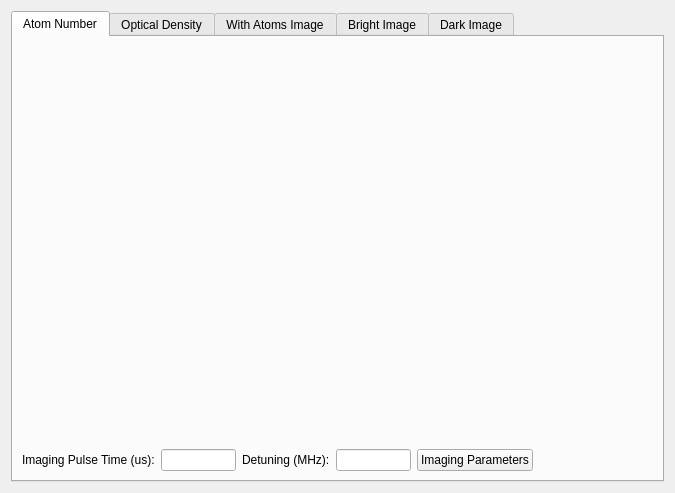
<?xml version="1.0" encoding="UTF-8"?>
<ui version="4.0">
 <class>AbsorptionViewWidget</class>
 <widget class="QWidget" name="AbsorptionViewWidget">
  <property name="geometry">
   <rect>
    <x>0</x>
    <y>0</y>
    <width>675</width>
    <height>493</height>
   </rect>
  </property>
  <property name="windowTitle">
   <string>Form</string>
  </property>
  <layout class="QGridLayout" name="gridLayout">
   <item row="0" column="0">
    <widget class="QTabWidget" name="tabWidget">
     <property name="currentIndex">
      <number>0</number>
     </property>
     <widget class="QWidget" name="N_tab">
      <attribute name="title">
       <string>Atom Number</string>
      </attribute>
      <layout class="QGridLayout" name="gridLayout_2">
       <item row="0" column="0">
        <widget class="ImageViewEditor" name="N_view_editor" native="true">
         <property name="sizePolicy">
          <sizepolicy hsizetype="Preferred" vsizetype="Preferred">
           <horstretch>0</horstretch>
           <verstretch>1</verstretch>
          </sizepolicy>
         </property>
        </widget>
       </item>
       <item row="1" column="0">
        <layout class="QHBoxLayout" name="horizontalLayout">
         <item>
          <widget class="QLabel" name="pulse_time_label">
           <property name="text">
            <string>Imaging Pulse Time (us):</string>
           </property>
          </widget>
         </item>
         <item>
          <widget class="QLineEdit" name="pulse_time_lineEdit">
           <property name="maximumSize">
            <size>
             <width>75</width>
             <height>16777215</height>
            </size>
           </property>
          </widget>
         </item>
         <item>
          <widget class="QLabel" name="detuning_label">
           <property name="text">
            <string>Detuning (MHz):</string>
           </property>
          </widget>
         </item>
         <item>
          <widget class="QLineEdit" name="detuning_lineEdit">
           <property name="maximumSize">
            <size>
             <width>75</width>
             <height>16777215</height>
            </size>
           </property>
          </widget>
         </item>
         <item>
          <widget class="QPushButton" name="imaging_parameters_pushButton">
           <property name="text">
            <string>Imaging Parameters</string>
           </property>
           <property name="checkable">
            <bool>true</bool>
           </property>
          </widget>
         </item>
         <item>
          <spacer name="horizontalSpacer">
           <property name="orientation">
            <enum>Qt::Horizontal</enum>
           </property>
           <property name="sizeHint" stdset="0">
            <size>
             <width>40</width>
             <height>20</height>
            </size>
           </property>
          </spacer>
         </item>
        </layout>
       </item>
      </layout>
     </widget>
     <widget class="QWidget" name="OD_tab">
      <attribute name="title">
       <string>Optical Density</string>
      </attribute>
      <layout class="QGridLayout" name="gridLayout_3">
       <item row="0" column="0">
        <widget class="ImageViewEditor" name="OD_view_editor" native="true"/>
       </item>
      </layout>
     </widget>
     <widget class="QWidget" name="atom_tab">
      <attribute name="title">
       <string>With Atoms Image</string>
      </attribute>
      <layout class="QGridLayout" name="gridLayout_4">
       <item row="0" column="0">
        <widget class="ImageViewEditor" name="atom_view_editor" native="true"/>
       </item>
      </layout>
     </widget>
     <widget class="QWidget" name="bright_tab">
      <attribute name="title">
       <string>Bright Image</string>
      </attribute>
      <layout class="QGridLayout" name="gridLayout_6">
       <item row="0" column="0">
        <widget class="ImageViewEditor" name="bright_view_editor" native="true"/>
       </item>
      </layout>
     </widget>
     <widget class="QWidget" name="dark_tab">
      <attribute name="title">
       <string>Dark Image</string>
      </attribute>
      <layout class="QGridLayout" name="gridLayout_5">
       <item row="0" column="0">
        <widget class="ImageViewEditor" name="dark_view_editor" native="true"/>
       </item>
      </layout>
     </widget>
    </widget>
   </item>
  </layout>
 </widget>
 <customwidgets>
  <customwidget>
   <class>ImageViewEditor</class>
   <extends>QWidget</extends>
   <header>package.widgets.imagevieweditor</header>
   <container>1</container>
  </customwidget>
 </customwidgets>
 <resources/>
 <connections/>
</ui>
